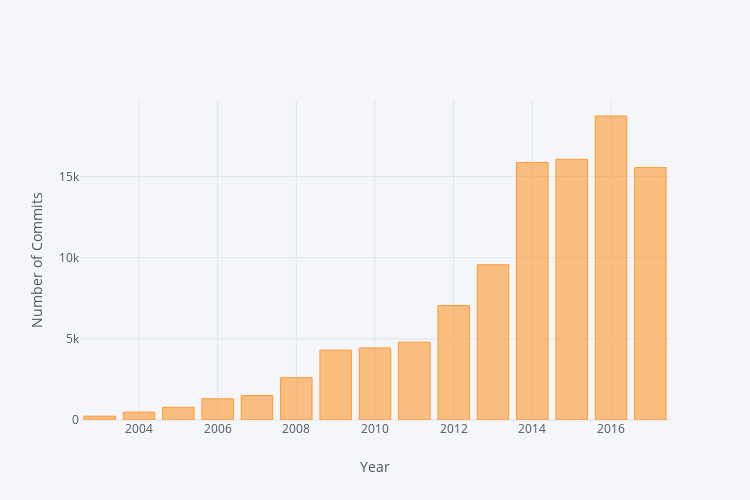

The code cell stored with this chart in its notebook:
### Markdown cell above
## Commits / Year

### Code cell
data_by_year = data.groupby(data.date.dt.year)
commits_per_year = data_by_year.size()
iplot(commits_per_year.iplot(asFigure=True, dimensions=(750, 500), kind="bar", yTitle="Number of Commits", xTitle="Year"))

### Figure 1 — Plotly figure (JSON) as saved in the notebook; plotly's stock layout.template omitted (floating-point values rounded to 4 significant figures)
{"data": [{"marker": {"color": "rgba(255, 153, 51, 0.6)", "line": {"color": "rgba(255, 153, 51, 1.0)", "width": 1}}, "name": "None", "orientation": "v", "text": "", "type": "bar", "x": [2003, 2004, 2005, 2006, 2007, 2008, 2009, 2010, 2011, 2012, 2013, 2014, 2015, 2016, 2017], "y": [233, 485, 780, 1304, 1504, 2607, 4303, 4439, 4798, 7053, 9562, 15866, 16061, 18731, 15552]}], "layout": {"height": 500, "legend": {"bgcolor": "#F5F6F9", "font": {"color": "#4D5663"}}, "paper_bgcolor": "#F5F6F9", "plot_bgcolor": "#F5F6F9", "titlefont": {"color": "#4D5663"}, "width": 750, "xaxis1": {"gridcolor": "#E1E5ED", "showgrid": true, "tickfont": {"color": "#4D5663"}, "title": "Year", "titlefont": {"color": "#4D5663"}, "zerolinecolor": "#E1E5ED"}, "yaxis1": {"gridcolor": "#E1E5ED", "showgrid": true, "tickfont": {"color": "#4D5663"}, "title": "Number of Commits", "titlefont": {"color": "#4D5663"}, "zerolinecolor": "#E1E5ED"}}}
